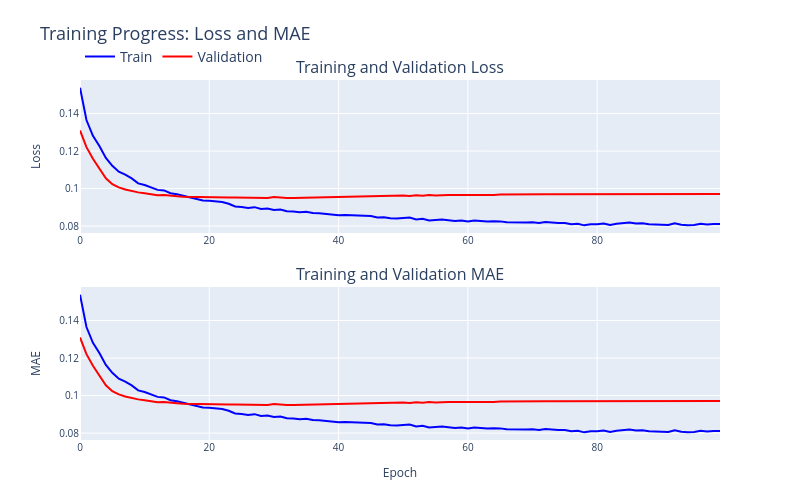

This figure's notebook cell:
### Code cell
# Create combined plot with loss and MAE subplots

# Prepare data
loss_df = pd.DataFrame({
    'Epoch': list(range(len(train_losses))) + list(range(len(val_losses))),
    'Loss': train_losses + val_losses,
    'Type': ['Train'] * len(train_losses) + ['Validation'] * len(val_losses)
})

metric_df = pd.DataFrame({
    'Epoch': list(range(len(train_metrics))) + list(range(len(val_metrics))),
    'MAE': train_metrics + val_metrics,
    'Type': ['Train'] * len(train_metrics) + ['Validation'] * len(val_metrics)
})

# Create subplots
fig = make_subplots(
    rows=2, cols=1,
    subplot_titles=['Training and Validation Loss', 'Training and Validation MAE'],
    vertical_spacing=0.15
)

# Colors shared across metrics
colors = {'Train': 'blue', 'Validation': 'red'}

# Add loss plot traces (these will own the legend entries)
for type_name in ['Train', 'Validation']:
    type_data = loss_df[loss_df['Type'] == type_name]
    fig.add_trace(
        go.Scatter(
            x=type_data['Epoch'],
            y=type_data['Loss'],
            mode='lines',
            name=type_name,               # Single legend entry per type
            legendgroup=type_name,
            showlegend=True,              # Only show legend for loss traces
            line=dict(color=colors[type_name], width=2),
            hovertemplate=f"Epoch %{{x}}<br>{type_name} Loss: %{{y:.4f}}<extra></extra>"
        ),
        row=1, col=1
    )

# Add MAE plot traces (no new legend entries, grouped with loss) - now solid lines
for type_name in ['Train', 'Validation']:
    type_data = metric_df[metric_df['Type'] == type_name]
    fig.add_trace(
        go.Scatter(
            x=type_data['Epoch'],
            y=type_data['MAE'],
            mode='lines',
            name=type_name,               # Same name but suppressed in legend
            legendgroup=type_name,
            showlegend=False,
            line=dict(color=colors[type_name], width=2),
            hovertemplate=f"Epoch %{{x}}<br>{type_name} MAE: %{{y:.4f}}<extra></extra>"
        ),
        row=2, col=1
    )

# Update layout (dimensions & base styling)
fig.update_layout(
    height=500,
    width=fig_width,
    title_text="Training Progress: Loss and MAE",
    showlegend=True,
    legend=dict(title=None, orientation='h', yanchor='bottom', y=1.02, xanchor='left', x=0),
    margin=dict(l=80, r=80, t=80, b=60)
)

# Axis labels
fig.update_xaxes(title_text="Epoch", row=2, col=1)
fig.update_yaxes(title_text="Loss", row=1, col=1)
fig.update_yaxes(title_text="MAE", row=2, col=1)

# Apply custom font sizes
fig.update_layout(
    title_font=dict(size=title_fontsize),
    font=dict(size=legend_fontsize),
    legend=dict(font=dict(size=legend_fontsize))
)

# Axis title and tick font tuning
axis_title_size = max(legend_fontsize - 2, int(0.85 * legend_fontsize))
axis_tick_size = max(legend_fontsize - 4, int(0.7 * legend_fontsize))
fig.update_xaxes(title_font=dict(size=axis_title_size), tickfont=dict(size=axis_tick_size))
fig.update_yaxes(title_font=dict(size=axis_title_size), tickfont=dict(size=axis_tick_size))

fig.show()

# Save plot
# fig.write_html("figures/perturbation/perturbation_training.html")
fig.write_image("figures/perturbation/perturbation_training.png", width=fig_width, height=600, scale=2)

### Figure 1 — Plotly figure (JSON) as saved in the notebook; plotly's stock layout.template omitted (floating-point values rounded to 4 significant figures)
{"data": [{"hovertemplate": "Epoch %{x}<br>Train Loss: %{y:.4f}<extra></extra>", "legendgroup": "Train", "line": {"color": "blue", "width": 2}, "mode": "lines", "name": "Train", "showlegend": true, "type": "scatter", "x": [0, 1, 2, 3, 4, 5, 6, 7, 8, 9, 10, 11, 12, 13, 14, 15, 16, 17, 18, 19, 20, 21, 22, 23, 24, 25, 26, 27, 28, 29, 30, 31, 32, 33, 34, 35, 36, 37, 38, 39, 40, 41, 42, 43, 44, 45, 46, 47, 48, 49, 50, 51, 52, 53, 54, 55, 56, 57, 58, 59, 60, 61, 62, 63, 64, 65, 66, 67, 68, 69, 70, 71, 72, 73, 74, 75, 76, 77, 78, 79, 80, 81, 82, 83, 84, 85, 86, 87, 88, 89, 90, 91, 92, 93, 94, 95, 96, 97, 98, 99], "xaxis": "x", "y": [0.1538, 0.1365, 0.1281, 0.1227, 0.1164, 0.1121, 0.109, 0.1075, 0.1054, 0.1028, 0.1019, 0.1007, 0.0993, 0.099, 0.09748, 0.09697, 0.09611, 0.09519, 0.09472, 0.0936, 0.09347, 0.09305, 0.09283, 0.09188, 0.09043, 0.09012, 0.08967, 0.09009, 0.08905, 0.08935, 0.08861, 0.08884, 0.08786, 0.08771, 0.08735, 0.08767, 0.08693, 0.08681, 0.08646, 0.08602, 0.08576, 0.08592, 0.08571, 0.08562, 0.08515, 0.08533, 0.08457, 0.0847, 0.08412, 0.08401, 0.08436, 0.0845, 0.08352, 0.08389, 0.08294, 0.08341, 0.08349, 0.08314, 0.08267, 0.083, 0.08245, 0.0829, 0.08255, 0.08243, 0.08254, 0.0825, 0.08202, 0.0819, 0.08174, 0.08196, 0.08201, 0.08168, 0.08217, 0.08172, 0.08163, 0.08158, 0.08101, 0.08123, 0.08038, 0.08101, 0.08094, 0.0814, 0.08059, 0.08127, 0.08158, 0.08184, 0.08139, 0.08153, 0.08096, 0.08075, 0.08082, 0.08052, 0.08151, 0.0807, 0.08047, 0.0806, 0.08119, 0.08084, 0.08114, 0.08106], "yaxis": "y"}, {"hovertemplate": "Epoch %{x}<br>Validation Loss: %{y:.4f}<extra></extra>", "legendgroup": "Validation", "line": {"color": "red", "width": 2}, "mode": "lines", "name": "Validation", "showlegend": true, "type": "scatter", "x": [0, 1, 2, 3, 4, 5, 6, 7, 8, 9, 10, 11, 12, 13, 14, 15, 16, 17, 18, 19, 20, 21, 22, 23, 24, 25, 26, 27, 28, 29, 30, 31, 32, 33, 34, 35, 36, 37, 38, 39, 40, 41, 42, 43, 44, 45, 46, 47, 48, 49, 50, 51, 52, 53, 54, 55, 56, 57, 58, 59, 60, 61, 62, 63, 64, 65, 66, 67, 68, 69, 70, 71, 72, 73, 74, 75, 76, 77, 78, 79, 80, 81, 82, 83, 84, 85, 86, 87, 88, 89, 90, 91, 92, 93, 94, 95, 96, 97, 98, 99], "xaxis": "x", "y": [0.131, 0.1221, 0.1159, 0.1108, 0.1055, 0.1023, 0.1006, 0.09955, 0.09856, 0.09796, 0.09747, 0.09686, 0.09648, 0.09652, 0.09607, 0.09586, 0.09565, 0.09556, 0.09539, 0.09546, 0.09533, 0.09527, 0.09502, 0.0952, 0.09525, 0.09517, 0.0949, 0.09507, 0.09501, 0.09492, 0.09546, 0.09512, 0.09502, 0.09502, 0.0951, 0.09522, 0.09525, 0.0954, 0.09536, 0.09559, 0.09559, 0.09571, 0.09579, 0.09594, 0.0959, 0.09583, 0.09607, 0.09601, 0.09602, 0.09616, 0.09628, 0.09607, 0.09644, 0.09621, 0.09651, 0.09631, 0.09654, 0.09656, 0.09657, 0.09655, 0.09645, 0.09662, 0.09671, 0.09658, 0.09657, 0.09679, 0.09686, 0.09683, 0.09675, 0.09689, 0.09701, 0.09692, 0.09702, 0.09694, 0.09695, 0.09694, 0.09712, 0.09698, 0.09693, 0.09703, 0.09706, 0.09708, 0.09702, 0.09702, 0.09699, 0.09702, 0.09711, 0.097, 0.09705, 0.09707, 0.09708, 0.09705, 0.09708, 0.09708, 0.09707, 0.09707, 0.09707, 0.09707, 0.09707, 0.09707], "yaxis": "y"}, {"hovertemplate": "Epoch %{x}<br>Train MAE: %{y:.4f}<extra></extra>", "legendgroup": "Train", "line": {"color": "blue", "width": 2}, "mode": "lines", "name": "Train", "showlegend": false, "type": "scatter", "x": [0, 1, 2, 3, 4, 5, 6, 7, 8, 9, 10, 11, 12, 13, 14, 15, 16, 17, 18, 19, 20, 21, 22, 23, 24, 25, 26, 27, 28, 29, 30, 31, 32, 33, 34, 35, 36, 37, 38, 39, 40, 41, 42, 43, 44, 45, 46, 47, 48, 49, 50, 51, 52, 53, 54, 55, 56, 57, 58, 59, 60, 61, 62, 63, 64, 65, 66, 67, 68, 69, 70, 71, 72, 73, 74, 75, 76, 77, 78, 79, 80, 81, 82, 83, 84, 85, 86, 87, 88, 89, 90, 91, 92, 93, 94, 95, 96, 97, 98, 99], "xaxis": "x2", "y": [0.1538, 0.1365, 0.1281, 0.1227, 0.1164, 0.1121, 0.109, 0.1075, 0.1054, 0.1028, 0.1019, 0.1007, 0.0993, 0.099, 0.09748, 0.09697, 0.09611, 0.09519, 0.09472, 0.0936, 0.09347, 0.09305, 0.09283, 0.09188, 0.09043, 0.09012, 0.08967, 0.09009, 0.08905, 0.08935, 0.08861, 0.08884, 0.08786, 0.08771, 0.08735, 0.08767, 0.08693, 0.08681, 0.08646, 0.08602, 0.08576, 0.08592, 0.08571, 0.08562, 0.08515, 0.08533, 0.08457, 0.0847, 0.08412, 0.08401, 0.08436, 0.0845, 0.08352, 0.08389, 0.08294, 0.08341, 0.08349, 0.08314, 0.08267, 0.083, 0.08245, 0.0829, 0.08255, 0.08243, 0.08254, 0.0825, 0.08202, 0.0819, 0.08174, 0.08196, 0.08201, 0.08168, 0.08217, 0.08172, 0.08163, 0.08158, 0.08101, 0.08123, 0.08038, 0.08101, 0.08094, 0.0814, 0.08059, 0.08127, 0.08158, 0.08184, 0.08139, 0.08153, 0.08096, 0.08075, 0.08082, 0.08052, 0.08151, 0.0807, 0.08047, 0.0806, 0.08119, 0.08084, 0.08114, 0.08106], "yaxis": "y2"}, {"hovertemplate": "Epoch %{x}<br>Validation MAE: %{y:.4f}<extra></extra>", "legendgroup": "Validation", "line": {"color": "red", "width": 2}, "mode": "lines", "name": "Validation", "showlegend": false, "type": "scatter", "x": [0, 1, 2, 3, 4, 5, 6, 7, 8, 9, 10, 11, 12, 13, 14, 15, 16, 17, 18, 19, 20, 21, 22, 23, 24, 25, 26, 27, 28, 29, 30, 31, 32, 33, 34, 35, 36, 37, 38, 39, 40, 41, 42, 43, 44, 45, 46, 47, 48, 49, 50, 51, 52, 53, 54, 55, 56, 57, 58, 59, 60, 61, 62, 63, 64, 65, 66, 67, 68, 69, 70, 71, 72, 73, 74, 75, 76, 77, 78, 79, 80, 81, 82, 83, 84, 85, 86, 87, 88, 89, 90, 91, 92, 93, 94, 95, 96, 97, 98, 99], "xaxis": "x2", "y": [0.131, 0.1221, 0.1159, 0.1108, 0.1055, 0.1023, 0.1006, 0.09955, 0.09856, 0.09796, 0.09747, 0.09686, 0.09648, 0.09652, 0.09607, 0.09586, 0.09565, 0.09556, 0.09539, 0.09546, 0.09533, 0.09527, 0.09502, 0.0952, 0.09525, 0.09517, 0.0949, 0.09507, 0.09501, 0.09492, 0.09546, 0.09512, 0.09502, 0.09502, 0.0951, 0.09522, 0.09525, 0.0954, 0.09536, 0.09559, 0.09559, 0.09571, 0.09579, 0.09594, 0.0959, 0.09583, 0.09607, 0.09601, 0.09602, 0.09616, 0.09628, 0.09607, 0.09644, 0.09621, 0.09651, 0.09631, 0.09654, 0.09656, 0.09657, 0.09655, 0.09645, 0.09662, 0.09671, 0.09658, 0.09657, 0.09679, 0.09686, 0.09683, 0.09675, 0.09689, 0.09701, 0.09692, 0.09702, 0.09694, 0.09695, 0.09694, 0.09712, 0.09698, 0.09693, 0.09703, 0.09706, 0.09708, 0.09702, 0.09702, 0.09699, 0.09702, 0.09711, 0.097, 0.09705, 0.09707, 0.09708, 0.09705, 0.09708, 0.09708, 0.09707, 0.09707, 0.09707, 0.09707, 0.09707, 0.09707], "yaxis": "y2"}], "layout": {"annotations": [{"font": {"size": 16}, "showarrow": false, "text": "Training and Validation Loss", "x": 0.5, "xanchor": "center", "xref": "paper", "y": 1, "yanchor": "bottom", "yref": "paper"}, {"font": {"size": 16}, "showarrow": false, "text": "Training and Validation MAE", "x": 0.5, "xanchor": "center", "xref": "paper", "y": 0.425, "yanchor": "bottom", "yref": "paper"}], "font": {"size": 14}, "height": 500, "legend": {"font": {"size": 14}, "orientation": "h", "title": {}, "x": 0, "xanchor": "left", "y": 1.02, "yanchor": "bottom"}, "margin": {"b": 60, "l": 80, "r": 80, "t": 80}, "showlegend": true, "title": {"font": {"size": 18}, "text": "Training Progress: Loss and MAE"}, "width": 800, "xaxis": {"anchor": "y", "domain": [0, 1], "tickfont": {"size": 10}, "title": {"font": {"size": 12}}}, "xaxis2": {"anchor": "y2", "domain": [0, 1], "tickfont": {"size": 10}, "title": {"font": {"size": 12}, "text": "Epoch"}}, "yaxis": {"anchor": "x", "domain": [0.575, 1], "tickfont": {"size": 10}, "title": {"font": {"size": 12}, "text": "Loss"}}, "yaxis2": {"anchor": "x2", "domain": [0, 0.425], "tickfont": {"size": 10}, "title": {"font": {"size": 12}, "text": "MAE"}}}}
